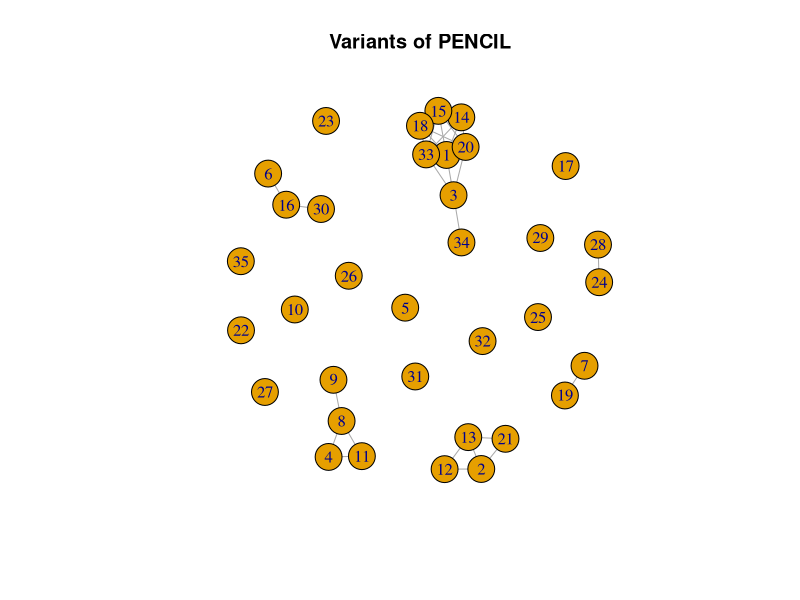
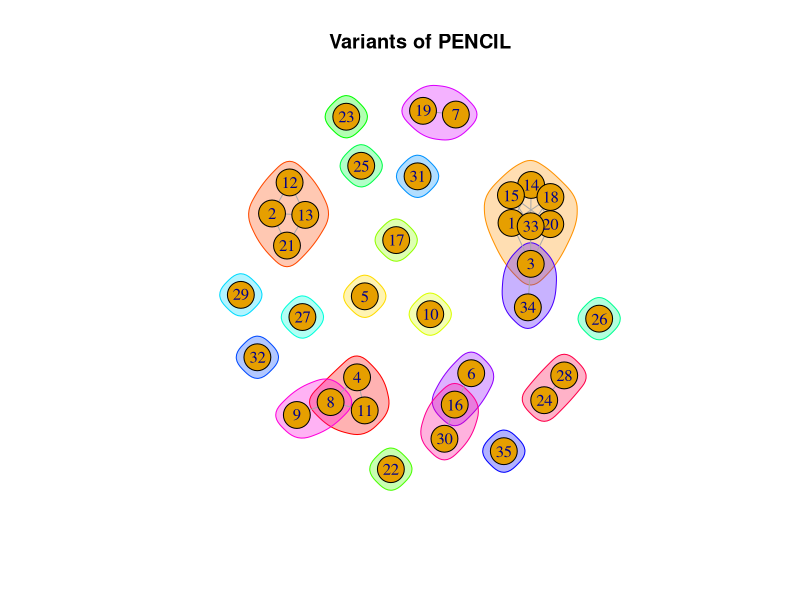
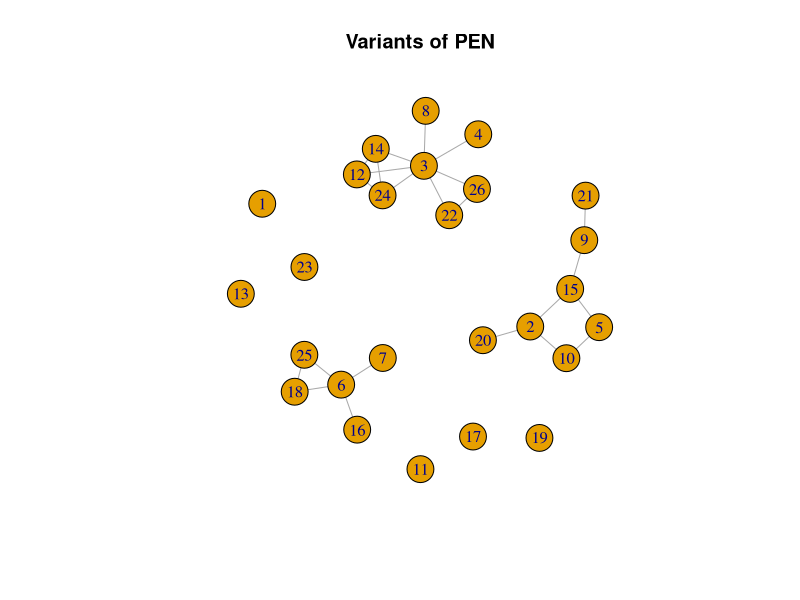
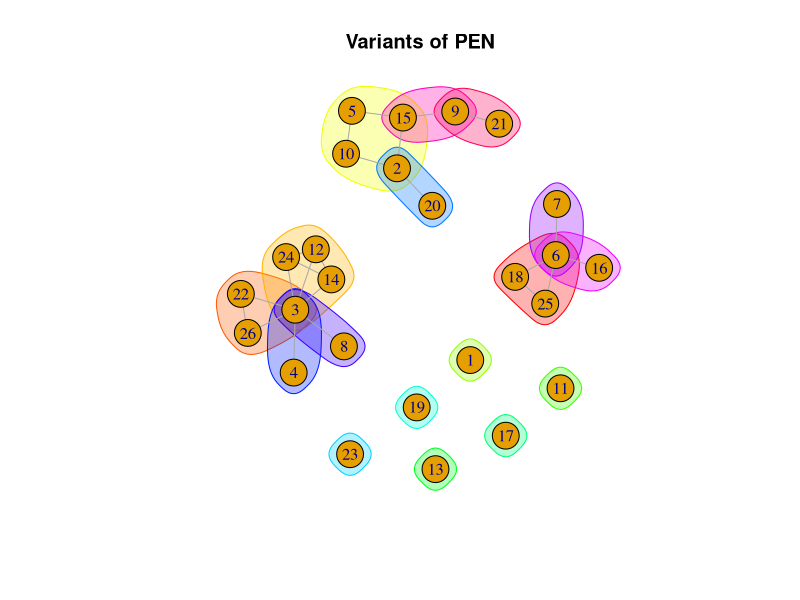
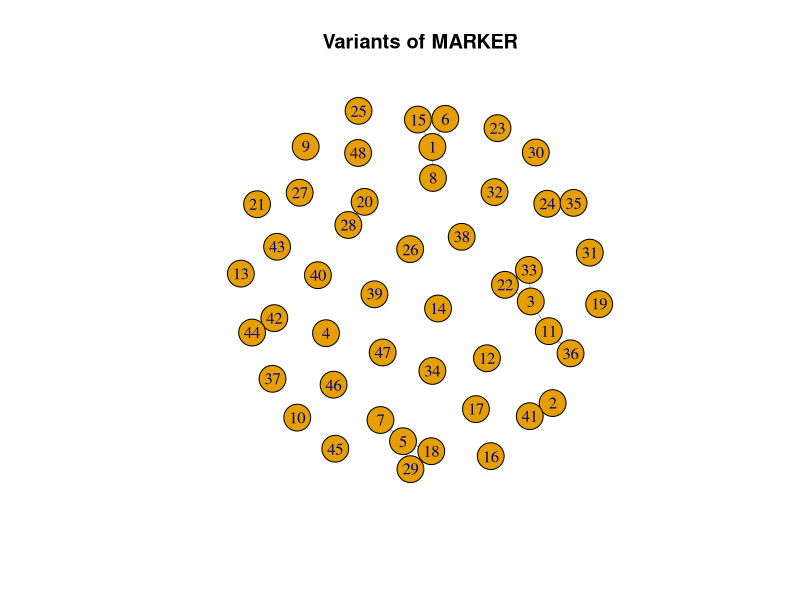
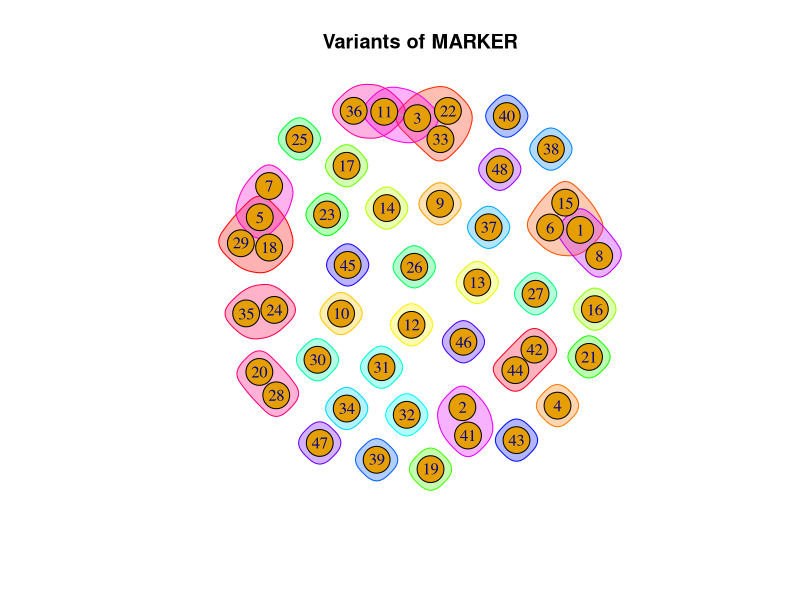

Write R code to recreate these figures, in order.
library("igraph")
conf_pencil <- graph(c(
  1,3, 1,14, 1,15, 1,18, 1,20, 1,33,
  2,12, 2,13, 2,21,
  3,20, 3,33, 3,34,
  4,8, 4,11,
  6,16,
  7,19,
  8,9, 8,11,
  12,13,
  13,21,
  14,15, 14,18, 14,20, 14,33,
  15,18, 15,20, 15,33,
  16,30,
  18,20, 18,33,
  20,33,
  24,28
), n=35, directed=FALSE)
plot(conf_pencil, main = "Variants of PENCIL") 

groups.conf_pencil <- list(
  c(4,8,11),
  c(2,12,13,21),
  c(1,3,14,15,18,20,33),
  c(5),
  c(10),
  c(17),
  c(22),
  c(23),
  c(25),
  c(26),
  c(27),
  c(29),
  c(31),
  c(32),
  c(35),
  c(3,34),
  c(6,16),
  c(7,19),
  c(8,9),
  c(16,30),
  c(24,28)
)
plot(conf_pencil, mark.groups = groups.conf_pencil, main = "Variants of PENCIL")



conf_pen <- graph(c(
  2,10, 2,15, 2,20,
  3,4, 3,8, 3,12, 3,14, 3,22, 3,24, 3,26,
  5,10, 5,15,
  6,7, 6,16, 6,18, 6,25,
  9,15, 9,21,
  12,14, 12,24,
  14,24,
  18,25,
  22,26
), n=26, directed=FALSE)
plot(conf_pen, main = "Variants of PEN")

groups.conf_pen <- list(
  c(6,18,25),
  c(3,22,26),
  c(3,12,14,24),
  c(2,5,10,15),
  c(1),
  c(11),
  c(13),
  c(17),
  c(19),
  c(23),
  c(2,20),
  c(3,4),
  c(3,8),
  c(6,7),
  c(6,16),
  c(9,15),
  c(9,21)
)
plot(conf_pen, mark.groups = groups.conf_pen, main = "Variants of PEN")



conf_marker <- graph(c(
  1,6, 1,8, 1,15,
  2,41,
  3,11, 3,22, 3,33,
  5,7, 5,18, 5,29,
  6,15,
  11,36,
  18,29,
  20,28,
  22,33,
  24,35,
  42,44
), n=48, directed=FALSE)
plot(conf_marker, main = "Variants of MARKER")

groups.conf_marker <- list(
  c(5,18,29),
  c(3,22,33),
  c(1,6,15),
  c(4),
  c(9),
  c(10),
  c(12),
  c(13),
  c(14),
  c(16),
  c(17),
  c(19),
  c(21),
  c(23),
  c(25),
  c(26),
  c(27),
  c(30),
  c(31),
  c(32),
  c(34),
  c(37),
  c(38),
  c(39),
  c(40),
  c(43),
  c(45),
  c(46),
  c(47),
  c(48),
  c(1,8),
  c(2,41),
  c(3,11),
  c(5,7),
  c(11,36),
  c(20,28),
  c(24,35),
  c(42,44)
)
plot(conf_marker, mark.groups = groups.conf_marker, main = "Variants of MARKER")
